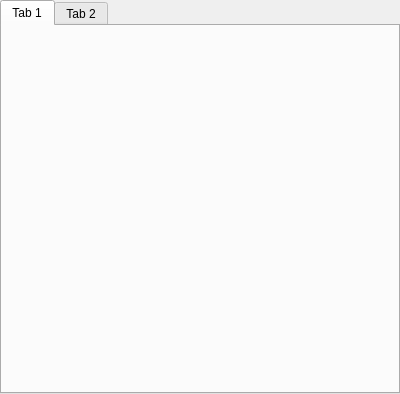
<?xml version="1.0" encoding="UTF-8"?>
<ui version="4.0">
 <class>database_tab</class>
 <widget class="QTabWidget" name="database_tab">
  <property name="geometry">
   <rect>
    <x>0</x>
    <y>0</y>
    <width>400</width>
    <height>394</height>
   </rect>
  </property>
  <property name="windowTitle">
   <string>TabWidget</string>
  </property>
  <widget class="QWidget" name="tab">
   <attribute name="title">
    <string>Tab 1</string>
   </attribute>
  </widget>
  <widget class="QWidget" name="tab">
   <attribute name="title">
    <string>Tab 2</string>
   </attribute>
  </widget>
 </widget>
 <resources/>
 <connections/>
</ui>
